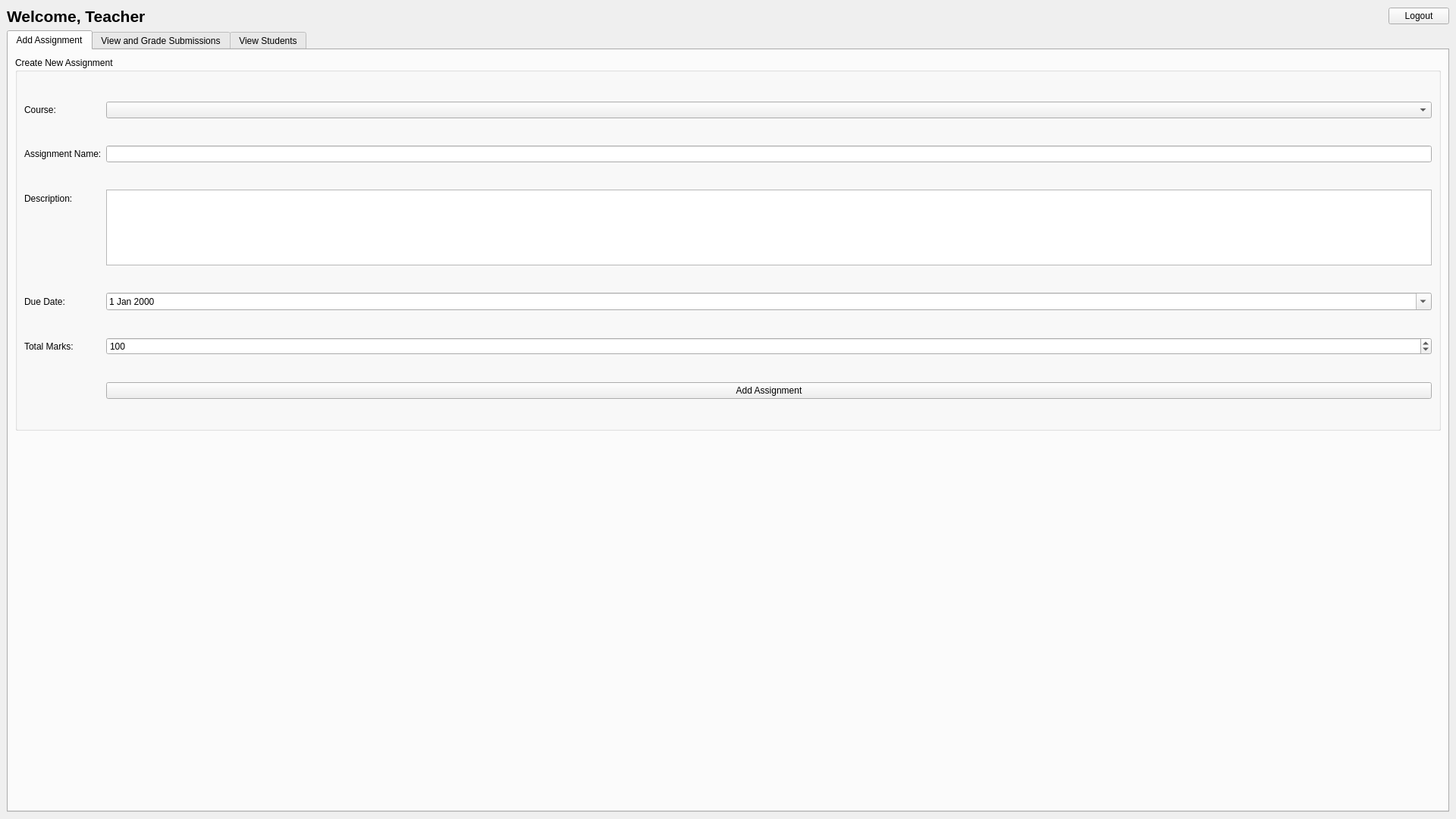
<?xml version="1.0" encoding="UTF-8"?>
<ui version="4.0">
 <class>TeacherDashboard</class>
 <widget class="QMainWindow" name="TeacherDashboard">
  <property name="geometry">
   <rect>
    <x>0</x>
    <y>0</y>
    <width>1920</width>
    <height>1080</height>
   </rect>
  </property>
  <property name="windowTitle">
   <string>Teacher Dashboard</string>
  </property>
  <widget class="QWidget" name="centralwidget">
   <layout class="QVBoxLayout" name="verticalLayout">
    <item>
     <layout class="QHBoxLayout" name="headerLayout">
      <item>
       <widget class="QLabel" name="welcomeLabel">
        <property name="text">
         <string>Welcome, Teacher</string>
        </property>
        <property name="font">
         <font>
          <pointsize>16</pointsize>
          <bold>true</bold>
         </font>
        </property>
       </widget>
      </item>
      <item>
       <spacer name="horizontalSpacer">
        <property name="orientation">
         <enum>Qt::Horizontal</enum>
        </property>
        <property name="sizeHint" stdset="0">
         <size>
          <width>40</width>
          <height>20</height>
         </size>
        </property>
       </spacer>
      </item>
      <item>
       <widget class="QPushButton" name="logoutButton">
        <property name="text">
         <string>Logout</string>
        </property>
       </widget>
      </item>
     </layout>
    </item>
    <item>
     <widget class="QTabWidget" name="tabWidget">
      <property name="currentIndex">
       <number>0</number>
      </property>
      <widget class="QWidget" name="addAssignmentTab">
       <attribute name="title">
        <string>Add Assignment</string>
       </attribute>
       <layout class="QVBoxLayout" name="verticalLayout_2">
        <item>
         <widget class="QGroupBox" name="assignmentGroupBox">
          <property name="title">
           <string>Create New Assignment</string>
          </property>
          <layout class="QFormLayout" name="formLayout">
           <item row="0" column="0">
            <widget class="QLabel" name="label">
             <property name="text">
              <string>Course:</string>
             </property>
            </widget>
           </item>
           <item row="0" column="1">
            <widget class="QComboBox" name="assignCourseCombo"/>
           </item>
           <item row="1" column="0">
            <widget class="QLabel" name="label_2">
             <property name="text">
              <string>Assignment Name:</string>
             </property>
            </widget>
           </item>
           <item row="1" column="1">
            <widget class="QLineEdit" name="assignmentNameEdit"/>
           </item>
           <item row="2" column="0">
            <widget class="QLabel" name="label_3">
             <property name="text">
              <string>Description:</string>
             </property>
            </widget>
           </item>
           <item row="2" column="1">
            <widget class="QTextEdit" name="assignmentDescEdit">
             <property name="maximumSize">
              <size>
               <width>16777215</width>
               <height>100</height>
              </size>
             </property>
            </widget>
           </item>
           <item row="3" column="0">
            <widget class="QLabel" name="label_4">
             <property name="text">
              <string>Due Date:</string>
             </property>
            </widget>
           </item>
           <item row="3" column="1">
            <widget class="QDateEdit" name="dueDateEdit">
             <property name="calendarPopup">
              <bool>true</bool>
             </property>
            </widget>
           </item>
           <item row="4" column="0">
            <widget class="QLabel" name="label_5">
             <property name="text">
              <string>Total Marks:</string>
             </property>
            </widget>
           </item>
           <item row="4" column="1">
            <widget class="QSpinBox" name="totalMarksSpinBox">
             <property name="maximum">
              <number>1000</number>
             </property>
             <property name="value">
              <number>100</number>
             </property>
            </widget>
           </item>
           <item row="5" column="1">
            <widget class="QPushButton" name="addAssignmentButton">
             <property name="text">
              <string>Add Assignment</string>
             </property>
            </widget>
           </item>
          </layout>
         </widget>
        </item>
        <item>
         <spacer name="verticalSpacer">
          <property name="orientation">
           <enum>Qt::Vertical</enum>
          </property>
          <property name="sizeHint" stdset="0">
           <size>
            <width>20</width>
            <height>40</height>
           </size>
          </property>
         </spacer>
        </item>
       </layout>
      </widget>
      <widget class="QWidget" name="viewSubmissionsTab">
       <attribute name="title">
        <string>View and Grade Submissions</string>
       </attribute>
       <layout class="QVBoxLayout" name="verticalLayout_3">
        <item>
         <layout class="QHBoxLayout" name="horizontalLayout_2">
          <item>
           <widget class="QLabel" name="label_6">
            <property name="text">
             <string>Course:</string>
            </property>
           </widget>
          </item>
          <item>
           <widget class="QComboBox" name="courseCombo"/>
          </item>
          <item>
           <widget class="QLabel" name="label_7">
            <property name="text">
             <string>Assignment:</string>
            </property>
           </widget>
          </item>
          <item>
           <widget class="QComboBox" name="assignmentCombo"/>
          </item>
          <item>
           <widget class="QPushButton" name="viewSubmissionsButton">
            <property name="text">
             <string>View Submissions</string>
            </property>
           </widget>
          </item>
          <item>
           <spacer name="horizontalSpacer_2">
            <property name="orientation">
             <enum>Qt::Horizontal</enum>
            </property>
            <property name="sizeHint" stdset="0">
             <size>
              <width>40</width>
              <height>20</height>
             </size>
            </property>
           </spacer>
          </item>
         </layout>
        </item>
        <item>
         <widget class="QTableWidget" name="submissionsTable">
          <property name="editTriggers">
           <set>QAbstractItemView::NoEditTriggers</set>
          </property>
          <property name="selectionBehavior">
           <enum>QAbstractItemView::SelectRows</enum>
          </property>
          <column>
           <property name="text">
            <string>Student ID</string>
           </property>
          </column>
          <column>
           <property name="text">
            <string>Student Name</string>
           </property>
          </column>
          <column>
           <property name="text">
            <string>Course</string>
           </property>
          </column>
          <column>
           <property name="text">
            <string>Assignment</string>
           </property>
          </column>
          <column>
           <property name="text">
            <string>File</string>
           </property>
          </column>
          <column>
           <property name="text">
            <string>Submitted</string>
           </property>
          </column>
          <column>
           <property name="text">
            <string>Marks</string>
           </property>
          </column>
          <column>
           <property name="text">
            <string>Feedback</string>
           </property>
          </column>
         </widget>
        </item>
        <item>
         <widget class="QGroupBox" name="gradeGroupBox">
          <property name="title">
           <string>Grade Selected Submission</string>
          </property>
          <layout class="QHBoxLayout" name="horizontalLayout_3">
           <item>
            <widget class="QLabel" name="label_8">
             <property name="text">
              <string>Marks:</string>
             </property>
            </widget>
           </item>
           <item>
            <widget class="QSpinBox" name="marksSpinBox">
             <property name="maximum">
              <number>1000</number>
             </property>
            </widget>
           </item>
           <item>
            <widget class="QLabel" name="label_9">
             <property name="text">
              <string>Feedback:</string>
             </property>
            </widget>
           </item>
           <item>
            <widget class="QTextEdit" name="feedbackEdit">
             <property name="maximumSize">
              <size>
               <width>16777215</width>
               <height>60</height>
              </size>
             </property>
            </widget>
           </item>
           <item>
            <widget class="QPushButton" name="gradeButton">
             <property name="text">
              <string>Grade Submission</string>
             </property>
            </widget>
           </item>
          </layout>
         </widget>
        </item>
       </layout>
      </widget>
      <widget class="QWidget" name="viewStudentsTab">
       <attribute name="title">
        <string>View Students</string>
       </attribute>
       <layout class="QVBoxLayout" name="verticalLayout_4">
        <item>
         <layout class="QHBoxLayout" name="horizontalLayout_4">
          <item>
           <widget class="QLabel" name="label_10">
            <property name="text">
             <string>Select Course:</string>
            </property>
           </widget>
          </item>
          <item>
           <widget class="QComboBox" name="courseCombo_2"/>
          </item>
          <item>
           <widget class="QPushButton" name="viewStudentsButton">
            <property name="text">
             <string>View Enrolled Students</string>
            </property>
           </widget>
          </item>
          <item>
           <spacer name="horizontalSpacer_3">
            <property name="orientation">
             <enum>Qt::Horizontal</enum>
            </property>
            <property name="sizeHint" stdset="0">
             <size>
              <width>40</width>
              <height>20</height>
             </size>
            </property>
           </spacer>
          </item>
         </layout>
        </item>
        <item>
         <widget class="QTableWidget" name="studentsTable">
          <property name="editTriggers">
           <set>QAbstractItemView::NoEditTriggers</set>
          </property>
          <property name="selectionBehavior">
           <enum>QAbstractItemView::SelectRows</enum>
          </property>
          <column>
           <property name="text">
            <string>Student ID</string>
           </property>
          </column>
          <column>
           <property name="text">
            <string>Student Name</string>
           </property>
          </column>
         </widget>
        </item>
       </layout>
      </widget>
     </widget>
    </item>
   </layout>
  </widget>
 </widget>
 <resources/>
 <connections/>
</ui>
